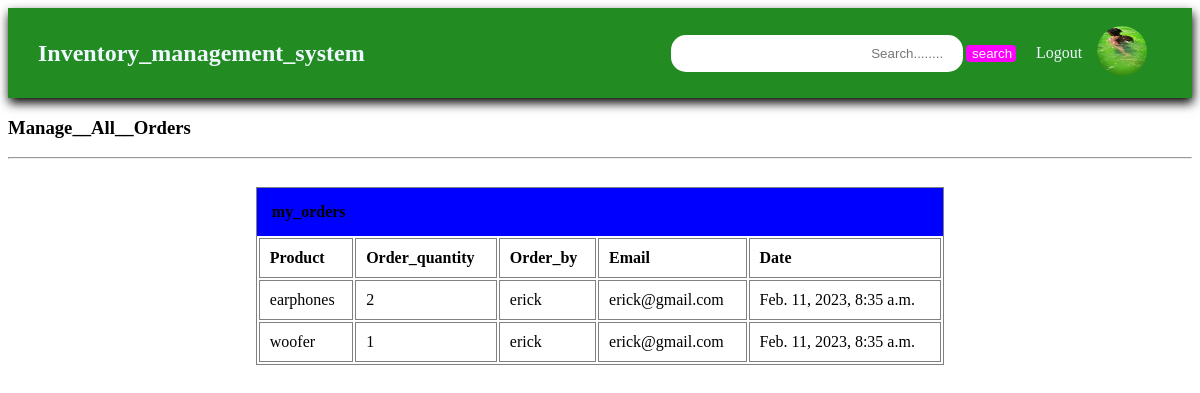
The app's page /orders/ (signed in) with its own data.
### dashboard/models.py (models this page shows, shortened)
class Profile(models.Model):
    staff = models.OneToOneField(User,on_delete=models.CASCADE)
    address = models.CharField(max_length=200)
    phone = models.CharField(max_length=12)
    image=models.ImageField(default='rename.jpg',upload_to='profile_images')

class Order(models.Model):
    product =models.ForeignKey(Product,on_delete=models.CASCADE)
    order_quantity = models.PositiveIntegerField()
    staff = models.ForeignKey(User,on_delete=models.CASCADE)
    date=models.DateTimeField(auto_now_add=True)

class Product(models.Model):
    name=models.CharField(max_length=30)
    category=models.CharField(max_length=20,choices=CATEGORY,default='Food')
    quantity=models.PositiveIntegerField()
    def __str__(self):
        return f'{self.name}'

### dashboard/views.py (the view)
# urls.py: path('orders/', Orders,name='Orders'),
@login_required
def Orders(request):
    allorders= Order.objects.all()
    if request.method == 'POST':
        form=orderform(request.POST)
        if form.is_valid():
            instance=form.save(commit=False)
            instance.staff = request.user
            instance.save()
            return redirect('Orders')
    else:
        form=orderform()
    context={
        'allorders':allorders,
        'form':form,
    }
    return render(request,'orders.html',context)

### dashboard/forms.py
class orderform(forms.ModelForm):
    class Meta:
        model = Order
        fields = ['product','order_quantity']

### Templates/orders.html (shortened to what this page needs)
{% extends 'base.html' %}
{% load crispy_forms_tags %}
{%load static%}
{%block content%}
{%if user.is_superuser%}
<h3>Manage__All__Orders</h3>
{%else%}
<h3>Track__my__orders</h3>
{%endif%}
    <hr>
<section id="dashboard">
    <section id="stats">
        <h4>my_orders</h4>
        <table style="width: 100%;">
        <tr><td><b>Product</b></td><td><b>Order_quantity</b></td>{%if user.is_superuser%}<td><b>Order_by</b></td><td><b>Email</b></td>{%endif%}<td><b>Date</b></td> </tr>
        {% for order in allorders %}
        {%if user.is_superuser or order.staff == user%}
        <tr><td>{{order.product}}</td>
            <td>{{order.order_quantity}}</td>
            {%if user.is_superuser%}
            <td>{{order.staff.username}}</td>
            <td>{{order.staff.email}}</td>
            {%endif%}
            <td>{{order.date}}</td>
        </tr>
        {% endif %}
        {%endfor%}
    </table>
</section>
</section>
{%endblock content%}

### Templates/navbar.html (shortened to what this page needs)
<!DOCTYPE html>
<html lang="en">
<head>
</head>
<body>
    <section id="header">
        <a href="{% url 'home' %}"><h3>Inventory_management_system</h3></a>
        <ul>
            {%if user.is_authenticated %}
            <li>
                <form action="{% url 'search'%}" method="get" style="display: flex;width: 350px;justify-content:baseline;
                align-items: baseline;">
                    <input type="text" name="query" placeholder="Search........" style="height:35px;width: 270px;
                    border-radius: 15px;text-align: right;border: none;padding-right: 20px;">
                    <button type="submit" style="background-color: fuchsia;
                    border: none;width: 50px;color: white;border-radius: 4px;margin-left: 3px;">search</button>
                </form>
            </li>
            <a href="{% url 'logout'%}"><li>Logout</li></a>
            <a href="{% url 'profile'%}"><li><img src="{{request.user.profile.image.url}}" style="height: 50px;width: 50px;border-radius: 25px;"></li></a>
            {%else%}
            <a href="{% url 'register'%}"><li>Register</li></a>
            <a href="{% url 'login'%}"><li>Login</li></a>
            {%endif%}
        </ul>
    </section>
</body>
</html>

### dashboard/static/style.css (style rules this page uses)
#header { display: flex;align-items: center; justify-content: space-between;padding:2px 30px; background-color: forestgreen; box-shadow: 1px 5px 10px rgba(0, 0, 0.05);color: white; }
#header a { color: aliceblue;text-decoration: none; }
#header h3 { font-size: x-large; }
#header ul { display: flex;width: 45%;justify-content:space-evenly;align-items: center; }
#header ul li { list-style: none;padding: auto;; }
#dashboard { padding: 20px;display: flex;justify-content: space-evenly;align-items: center; }
#dashboard h4 { background-color: blue;top: 0;margin: 0;padding: 15px; }
#stats { border: 1px solid grey;width: 60%;align-items: center; justify-content: space-evenly; }
#products table,tr,th,td { border-collapse: collapse;border: 1px solid grey;padding: 10px; }
#profile1 table,td,th,tr { border-collapse: collapse;border: 1px solid grey; }

### records on screen
Order: product "earphones", order_quantity "2", staff.username "erick", staff.email "erick@gmail.com", date "Feb. 11, 2023, 8:35 a.m."
Order: product "woofer", order_quantity "1", staff.username "erick", staff.email "erick@gmail.com", date "Feb. 11, 2023, 8:35 a.m."
